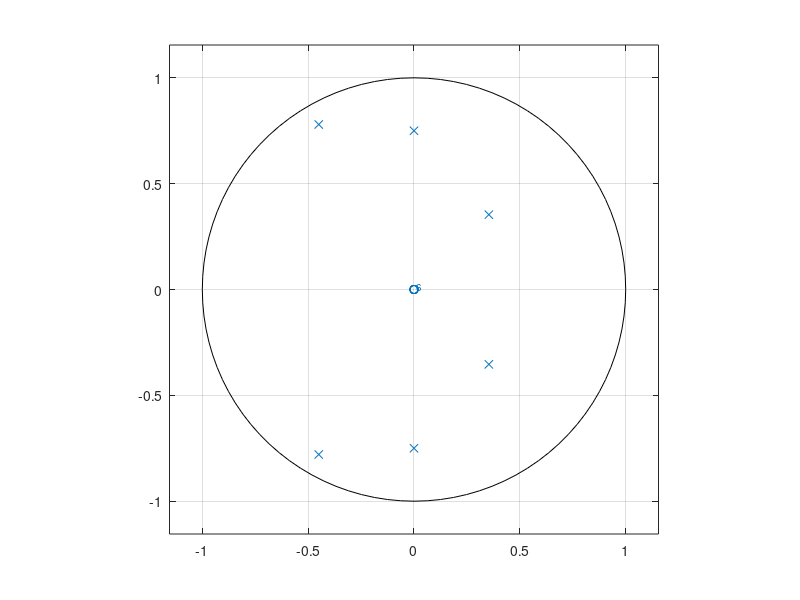
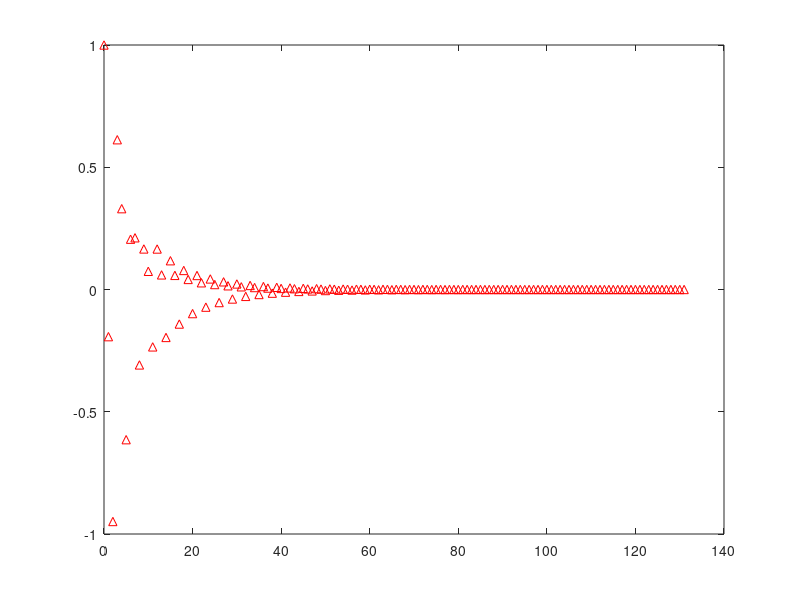
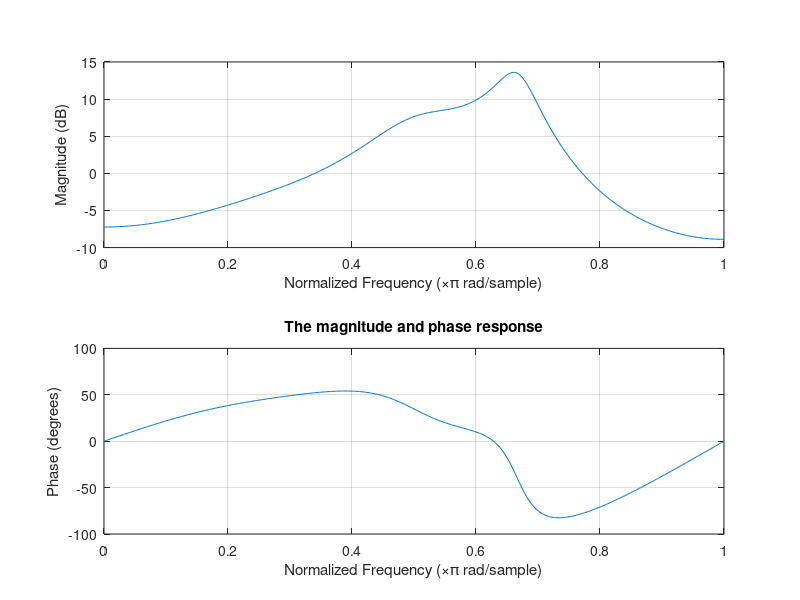

Write MATLAB code to recreate these figures, in order.
H = [1 0.1929 0.9861 -0.2393 0.4408 -0.1956 0.1139];
zplane(1, H);
figure
impz(1,H);
figure%magnitude and phase response
freqz(1,H); % Plots frequency response
title('The magnitude and phase response');